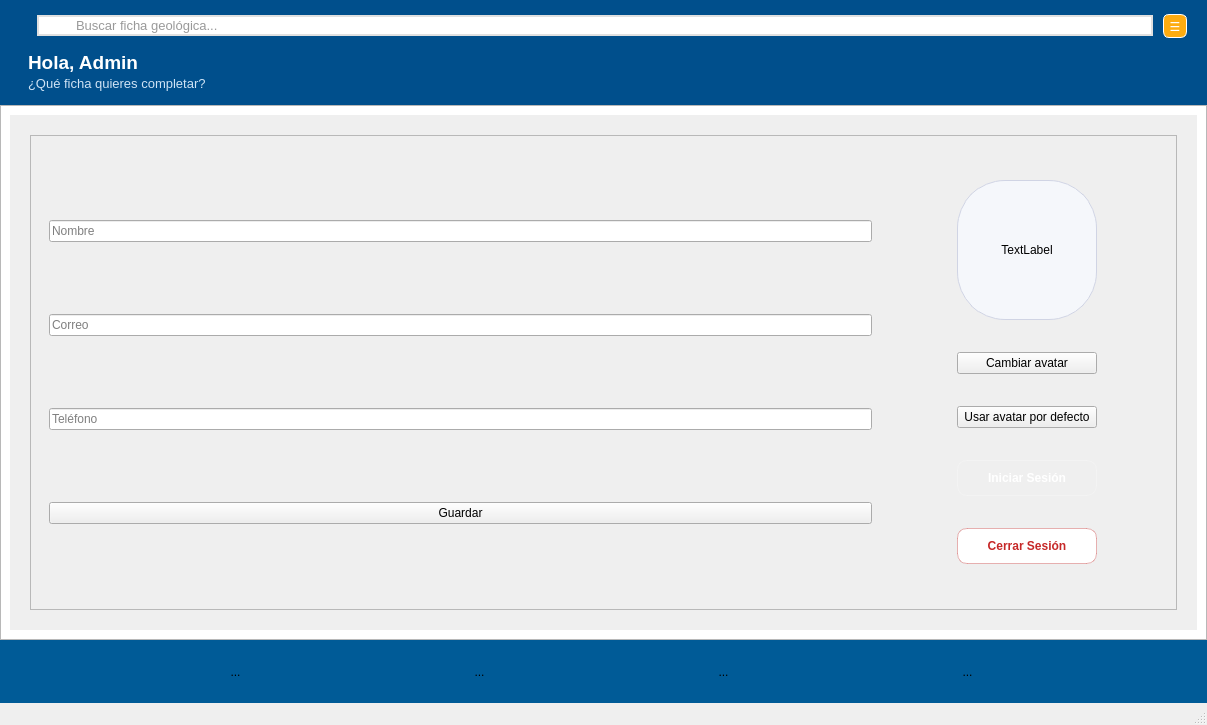
<?xml version="1.0" encoding="UTF-8"?>
<ui version="4.0">
 <class>PerfilWindow</class>
 <widget class="QMainWindow" name="PerfilWindow">
  <property name="geometry">
   <rect>
    <x>0</x>
    <y>0</y>
    <width>1207</width>
    <height>725</height>
   </rect>
  </property>
  <property name="windowTitle">
   <string>Perfil</string>
  </property>
  <widget class="QWidget" name="centralwidget">
   <property name="sizePolicy">
    <sizepolicy hsizetype="Expanding" vsizetype="Expanding">
     <horstretch>0</horstretch>
     <verstretch>0</verstretch>
    </sizepolicy>
   </property>
   <layout class="QVBoxLayout" name="verticalLayout_4">
    <property name="leftMargin">
     <number>0</number>
    </property>
    <property name="topMargin">
     <number>0</number>
    </property>
    <property name="rightMargin">
     <number>0</number>
    </property>
    <property name="bottomMargin">
     <number>0</number>
    </property>
    <item>
     <widget class="QFrame" name="frameMain">
      <property name="sizePolicy">
       <sizepolicy hsizetype="Expanding" vsizetype="Expanding">
        <horstretch>0</horstretch>
        <verstretch>0</verstretch>
       </sizepolicy>
      </property>
      <property name="styleSheet">
       <string notr="true">QFrame#frameMain{
    background: #ffffff;
    border: none;
}
</string>
      </property>
      <property name="frameShape">
       <enum>QFrame::Shape::StyledPanel</enum>
      </property>
      <property name="frameShadow">
       <enum>QFrame::Shadow::Raised</enum>
      </property>
      <layout class="QVBoxLayout" name="verticalLayout">
       <property name="spacing">
        <number>0</number>
       </property>
       <property name="leftMargin">
        <number>0</number>
       </property>
       <property name="topMargin">
        <number>0</number>
       </property>
       <property name="rightMargin">
        <number>0</number>
       </property>
       <property name="bottomMargin">
        <number>0</number>
       </property>
       <item>
        <widget class="QFrame" name="frameHeader">
         <property name="sizePolicy">
          <sizepolicy hsizetype="Preferred" vsizetype="Expanding">
           <horstretch>0</horstretch>
           <verstretch>0</verstretch>
          </sizepolicy>
         </property>
         <property name="minimumSize">
          <size>
           <width>0</width>
           <height>0</height>
          </size>
         </property>
         <property name="maximumSize">
          <size>
           <width>16777215</width>
           <height>16777215</height>
          </size>
         </property>
         <property name="styleSheet">
          <string notr="true">QFrame#frameHeader {
    background-color: #004F8C;
    border: none;
}

QLabel {
    color: white;
}

QToolButton#btnMenu {

    color: white;

}

QLabel#lblSubGreeting {
    color: #CFE3F5;
}

</string>
         </property>
         <property name="frameShape">
          <enum>QFrame::Shape::StyledPanel</enum>
         </property>
         <property name="frameShadow">
          <enum>QFrame::Shadow::Raised</enum>
         </property>
         <layout class="QVBoxLayout" name="verticalLayout_2">
          <property name="spacing">
           <number>5</number>
          </property>
          <property name="leftMargin">
           <number>20</number>
          </property>
          <property name="topMargin">
           <number>10</number>
          </property>
          <property name="rightMargin">
           <number>20</number>
          </property>
          <property name="bottomMargin">
           <number>10</number>
          </property>
          <item>
           <layout class="QHBoxLayout" name="topBarLayout">
            <property name="spacing">
             <number>10</number>
            </property>
            <property name="topMargin">
             <number>4</number>
            </property>
            <property name="bottomMargin">
             <number>4</number>
            </property>
            <item>
             <widget class="QLabel" name="lblLogo">
              <property name="sizePolicy">
               <sizepolicy hsizetype="Fixed" vsizetype="Fixed">
                <horstretch>0</horstretch>
                <verstretch>0</verstretch>
               </sizepolicy>
              </property>
              <property name="maximumSize">
               <size>
                <width>80</width>
                <height>80</height>
               </size>
              </property>
              <property name="styleSheet">
               <string notr="true">QLabel#lblLogo {
    background-color: transparent;
}
</string>
              </property>
              <property name="text">
               <string/>
              </property>
              <property name="pixmap">
               <pixmap resource="resources.qrc">:/images/images/logo_tierra_borde_blanco.png</pixmap>
              </property>
              <property name="scaledContents">
               <bool>true</bool>
              </property>
             </widget>
            </item>
            <item>
             <widget class="QLineEdit" name="lineSearch">
              <property name="sizePolicy">
               <sizepolicy hsizetype="Expanding" vsizetype="Fixed">
                <horstretch>0</horstretch>
                <verstretch>0</verstretch>
               </sizepolicy>
              </property>
              <property name="minimumSize">
               <size>
                <width>0</width>
                <height>0</height>
               </size>
              </property>
              <property name="maximumSize">
               <size>
                <width>16777215</width>
                <height>16777215</height>
               </size>
              </property>
              <property name="font">
               <font>
                <pointsize>10</pointsize>
                <kerning>true</kerning>
               </font>
              </property>
              <property name="styleSheet">
               <string notr="true">QLineEdit#lineSearch {
    background-color: #FFFFFF;
    border: 2px solid #E0E0E0;
    border-radius: 14px;
    padding-left: 35px; /* espacio para el icono del buscador */
    font-size: 10pt;
    color: #333333;
}

QLineEdit#lineSearch::placeholder {
    color: #7A8CA4;
}
</string>
              </property>
              <property name="placeholderText">
               <string>Buscar ficha geológica...</string>
              </property>
             </widget>
            </item>
            <item>
             <widget class="QToolButton" name="btnMenu">
              <property name="minimumSize">
               <size>
                <width>24</width>
                <height>24</height>
               </size>
              </property>
              <property name="maximumSize">
               <size>
                <width>32</width>
                <height>32</height>
               </size>
              </property>
              <property name="toolTip">
               <string>&lt;html&gt;&lt;head/&gt;&lt;body&gt;&lt;p&gt;Abrir menú&lt;/p&gt;&lt;/body&gt;&lt;/html&gt;</string>
              </property>
              <property name="styleSheet">
               <string notr="true">QToolButton#btnMenu {
    background: #fdac11;
    border-radius: 6px;
    color: #FFFFFF;
    border: 1px solid  #FFFFFF;
}
QToolButton#btnMenu:hover {
    background-color: #fcc253;
    border-radius: 6px;
}
</string>
              </property>
              <property name="text">
               <string>☰</string>
              </property>
              <property name="iconSize">
               <size>
                <width>24</width>
                <height>24</height>
               </size>
              </property>
              <property name="autoRaise">
               <bool>true</bool>
              </property>
             </widget>
            </item>
           </layout>
          </item>
          <item>
           <widget class="QFrame" name="greetingLayout">
            <property name="styleSheet">
             <string notr="true">QFrame#greetingLayout {
    background: transparent;
    border: none;
}</string>
            </property>
            <property name="frameShape">
             <enum>QFrame::Shape::NoFrame</enum>
            </property>
            <property name="frameShadow">
             <enum>QFrame::Shadow::Raised</enum>
            </property>
            <layout class="QVBoxLayout" name="verticalLayout_3">
             <property name="spacing">
              <number>2</number>
             </property>
             <property name="leftMargin">
              <number>8</number>
             </property>
             <property name="topMargin">
              <number>4</number>
             </property>
             <property name="rightMargin">
              <number>8</number>
             </property>
             <property name="bottomMargin">
              <number>4</number>
             </property>
             <item>
              <widget class="QLabel" name="lblGreeting">
               <property name="sizePolicy">
                <sizepolicy hsizetype="Preferred" vsizetype="Fixed">
                 <horstretch>0</horstretch>
                 <verstretch>0</verstretch>
                </sizepolicy>
               </property>
               <property name="font">
                <font>
                 <pointsize>14</pointsize>
                 <bold>true</bold>
                </font>
               </property>
               <property name="styleSheet">
                <string notr="true">background: transparent;
</string>
               </property>
               <property name="locale">
                <locale language="Spanish" country="Spain"/>
               </property>
               <property name="text">
                <string>&lt;html&gt;&lt;head/&gt;&lt;body&gt;&lt;p&gt;Hola, Admin&lt;/p&gt;&lt;/body&gt;&lt;/html&gt;</string>
               </property>
              </widget>
             </item>
             <item>
              <widget class="QLabel" name="lblSubGreeting">
               <property name="sizePolicy">
                <sizepolicy hsizetype="Preferred" vsizetype="Fixed">
                 <horstretch>0</horstretch>
                 <verstretch>0</verstretch>
                </sizepolicy>
               </property>
               <property name="font">
                <font>
                 <pointsize>10</pointsize>
                 <bold>false</bold>
                </font>
               </property>
               <property name="styleSheet">
                <string notr="true">background: transparent;
</string>
               </property>
               <property name="text">
                <string>&lt;html&gt;&lt;head/&gt;&lt;body&gt;&lt;p&gt;¿Qué ficha quieres completar?&lt;/p&gt;&lt;/body&gt;&lt;/html&gt;</string>
               </property>
              </widget>
             </item>
            </layout>
           </widget>
          </item>
         </layout>
        </widget>
       </item>
       <item>
        <widget class="QFrame" name="FrameContent">
         <property name="sizePolicy">
          <sizepolicy hsizetype="Expanding" vsizetype="Expanding">
           <horstretch>0</horstretch>
           <verstretch>1</verstretch>
          </sizepolicy>
         </property>
         <property name="styleSheet">
          <string notr="true">/* ========= BASE (solo dentro de FrameContent) ========= */
QFrame#FrameContent {
    background: #FFFFFF;
}

/* Evita “fondos raros” del scroll (viewport) */
QScrollArea#scrollAreaContent,
QScrollArea#scrollAreaContent::viewport,
QWidget#scrollWidget,
QWidget#scrollAreaWidgetContents {
    background: #FFFFFF;
    border: none;
}

/* ========= TARJETA / CONTENEDOR ========= */
QFrame#frameProfileCard {
    background: #FFFFFF;
    border: 1px solid rgba(0, 83, 129, 45);   /* azul oscuro suave */
    border-top: 4px solid #FEAC10;            /* naranja */
    border-radius: 18px;
}

/* ========= INPUTS ========= */
QLineEdit {
    background: #FFFFFF;
    border: 1px solid rgba(0, 83, 129, 28);
    border-radius: 10px;
    padding: 10px 12px;
    color: #0B1F33;
}

QLineEdit:hover {
    border: 1px solid rgba(0, 141, 186, 70);  /* celeste */
}

QLineEdit:focus {
    border: 2px solid #008DBA;                /* celeste */
    padding: 9px 11px;                        /* compensa el borde 2px */
}

/* ========= BOTONES (base) ========= */
QPushButton {
    border-radius: 12px;
    padding: 10px 14px;
    font-weight: 600;
}

/* Guardar (primario) */
QPushButton#btnSaveProfile {
    background: #005381;                      /* azul oscuro */
    color: white;
    border: 1px solid rgba(0,0,0,20);
    border-left: 12px solid #FEAC10;          /* acento naranja visible */
    padding-left: 18px;
}

QPushButton#btnSaveProfile:hover {
    background: #008DBA;                      /* celeste */
}

QPushButton#btnSaveProfile:pressed {
    background: #00456B;
}

/* Cambiar avatar (secundario outline) */
QPushButton#btnChangeAvatar {
    background: transparent;
    color: #005381;
    border: 2px solid #008DBA;                /* celeste */
}

QPushButton#btnChangeAvatar:hover {
    background: rgba(0, 141, 186, 10);
}

QPushButton#btnChangeAvatar:pressed {
    background: rgba(0, 141, 186, 18);
}

/* ========= AVATAR ========= */
QLabel#lblAvatar {
    background: #FFFFFF;
    border: 2px solid rgba(254, 172, 16, 95); /* naranja */
    border-radius: 14px;
}


/* Reset avatar (terciario) */
QPushButton#btnResetAvatar {
    background: transparent;
    color: #7A8CA4;
    border: 1px solid rgba(0, 83, 129, 25);
}

QPushButton#btnResetAvatar:hover {
    background: rgba(0, 141, 186, 10);
    color: #005381;
}

QPushButton#btnResetAvatar:pressed {
    background: rgba(0, 141, 186, 18);
}</string>
         </property>
         <property name="frameShape">
          <enum>QFrame::Shape::StyledPanel</enum>
         </property>
         <property name="frameShadow">
          <enum>QFrame::Shadow::Raised</enum>
         </property>
         <layout class="QVBoxLayout" name="verticalLayout_5">
          <item>
           <widget class="QScrollArea" name="scrollAreaContent">
            <property name="frameShape">
             <enum>QFrame::Shape::NoFrame</enum>
            </property>
            <property name="horizontalScrollBarPolicy">
             <enum>Qt::ScrollBarPolicy::ScrollBarAlwaysOff</enum>
            </property>
            <property name="widgetResizable">
             <bool>true</bool>
            </property>
            <property name="alignment">
             <set>Qt::AlignmentFlag::AlignHCenter|Qt::AlignmentFlag::AlignTop</set>
            </property>
            <widget class="QWidget" name="scrollWidget">
             <property name="geometry">
              <rect>
               <x>0</x>
               <y>0</y>
               <width>1187</width>
               <height>419</height>
              </rect>
             </property>
             <property name="sizePolicy">
              <sizepolicy hsizetype="Expanding" vsizetype="Preferred">
               <horstretch>0</horstretch>
               <verstretch>0</verstretch>
              </sizepolicy>
             </property>
             <layout class="QVBoxLayout" name="verticalLayout_14">
              <property name="spacing">
               <number>12</number>
              </property>
              <property name="sizeConstraint">
               <enum>QLayout::SizeConstraint::SetMinAndMaxSize</enum>
              </property>
              <property name="leftMargin">
               <number>20</number>
              </property>
              <property name="topMargin">
               <number>20</number>
              </property>
              <property name="rightMargin">
               <number>20</number>
              </property>
              <property name="bottomMargin">
               <number>20</number>
              </property>
              <item>
               <widget class="QFrame" name="frameProfileCard">
                <property name="frameShape">
                 <enum>QFrame::Shape::StyledPanel</enum>
                </property>
                <property name="frameShadow">
                 <enum>QFrame::Shadow::Raised</enum>
                </property>
                <layout class="QHBoxLayout" name="horizontalLayout_2" stretch="3,1">
                 <item>
                  <widget class="QWidget" name="widget_2" native="true">
                   <layout class="QVBoxLayout" name="verticalLayout_7">
                    <item>
                     <widget class="QLineEdit" name="txtName">
                      <property name="placeholderText">
                       <string>Nombre</string>
                      </property>
                     </widget>
                    </item>
                    <item>
                     <widget class="QLineEdit" name="txtEmail">
                      <property name="placeholderText">
                       <string>Correo</string>
                      </property>
                     </widget>
                    </item>
                    <item>
                     <widget class="QLineEdit" name="txtPhone">
                      <property name="placeholderText">
                       <string>Teléfono</string>
                      </property>
                     </widget>
                    </item>
                    <item>
                     <widget class="QPushButton" name="btnSaveProfile">
                      <property name="text">
                       <string>Guardar</string>
                      </property>
                     </widget>
                    </item>
                   </layout>
                  </widget>
                 </item>
                 <item>
                  <widget class="QWidget" name="widget" native="true">
                   <layout class="QGridLayout" name="gridLayout">
                    <item row="4" column="0">
                     <widget class="QPushButton" name="btnCloseSesion">
                      <property name="mouseTracking">
                       <bool>true</bool>
                      </property>
                      <property name="styleSheet">
                       <string notr="true">QPushButton#btnCloseSesion {
    background: #FFFFFF;
    color: #C62828;
    border: 1px solid rgba(198,40,40,0.35);
    border-radius: 10px;
    padding: 10px 14px;
    font-weight: 600;
}
QPushButton#btnCloseSesion:hover {
    background: rgba(198,40,40,0.08);
}
QPushButton#btnCloseSesion:pressed {
    background: rgba(198,40,40,0.14);
}
QPushButton#btnCloseSesion:disabled {
    color: rgba(198,40,40,0.35);
    border-color: rgba(198,40,40,0.18);
    background: #F7F8FA;
}
</string>
                      </property>
                      <property name="text">
                       <string>Cerrar Sesión</string>
                      </property>
                     </widget>
                    </item>
                    <item row="0" column="0">
                     <widget class="QLabel" name="lblAvatar">
                      <property name="minimumSize">
                       <size>
                        <width>96</width>
                        <height>96</height>
                       </size>
                      </property>
                      <property name="maximumSize">
                       <size>
                        <width>140</width>
                        <height>140</height>
                       </size>
                      </property>
                      <property name="styleSheet">
                       <string notr="true">background:#F5F7FB;
border:1px solid #D0D4E4;
border-radius:48px;
</string>
                      </property>
                      <property name="text">
                       <string>TextLabel</string>
                      </property>
                      <property name="scaledContents">
                       <bool>true</bool>
                      </property>
                      <property name="alignment">
                       <set>Qt::AlignmentFlag::AlignCenter</set>
                      </property>
                     </widget>
                    </item>
                    <item row="1" column="0">
                     <widget class="QPushButton" name="btnChangeAvatar">
                      <property name="text">
                       <string>Cambiar avatar</string>
                      </property>
                     </widget>
                    </item>
                    <item row="2" column="0">
                     <widget class="QPushButton" name="btnResetAvatar">
                      <property name="text">
                       <string>Usar avatar por defecto</string>
                      </property>
                     </widget>
                    </item>
                    <item row="3" column="0">
                     <widget class="QPushButton" name="btnOpenSesion">
                      <property name="mouseTracking">
                       <bool>true</bool>
                      </property>
                      <property name="styleSheet">
                       <string notr="true">QPushButton#btnOpenSesion {
    background-color: qlineargradient(
        x1:0, y1:0, x2:0, y2:1,
        stop:0 #147AA6,
        stop:1 #0E5A7A
    );
    color: #FFFFFF;
    border: 1px solid rgba(255,255,255,0.22);
    border-radius: 10px;
    padding: 10px 14px;
    font-weight: 600;
}

QPushButton#btnOpenSesion:hover {
    background-color: qlineargradient(
        x1:0, y1:0, x2:0, y2:1,
        stop:0 #1A8CC0,
        stop:1 #11709A
    );
}

QPushButton#btnOpenSesion:pressed {
    background-color: #0B4761;
}

QPushButton#btnOpenSesion:disabled {
    background-color: #E8EEF3;
    color: rgba(27,42,78,0.45);
    border: 1px solid rgba(208,212,228,0.9);
}
</string>
                      </property>
                      <property name="text">
                       <string>Iniciar Sesión</string>
                      </property>
                     </widget>
                    </item>
                   </layout>
                  </widget>
                 </item>
                </layout>
               </widget>
              </item>
             </layout>
            </widget>
           </widget>
          </item>
         </layout>
        </widget>
       </item>
       <item>
        <widget class="QFrame" name="frameFooter">
         <property name="sizePolicy">
          <sizepolicy hsizetype="Preferred" vsizetype="Fixed">
           <horstretch>0</horstretch>
           <verstretch>0</verstretch>
          </sizepolicy>
         </property>
         <property name="styleSheet">
          <string notr="true">QFrame#frameFooter {
    background-color: #005B97;  /* Azul igual al header */
    border: none;
    padding: 8px;
}

QToolButton {
    background: transparent;
    border: none;
    padding: 10px;
    icon-size: 28px;
}

QToolButton:hover {
    background-color: rgba(255, 255, 255, 0.15);
    border-radius: 6px;
}
</string>
         </property>
         <property name="frameShape">
          <enum>QFrame::Shape::StyledPanel</enum>
         </property>
         <property name="frameShadow">
          <enum>QFrame::Shadow::Raised</enum>
         </property>
         <layout class="QHBoxLayout" name="horizontalLayout">
          <property name="topMargin">
           <number>5</number>
          </property>
          <property name="bottomMargin">
           <number>5</number>
          </property>
          <item>
           <widget class="QToolButton" name="btnHome">
            <property name="text">
             <string>...</string>
            </property>
            <property name="icon">
             <iconset resource="resources.qrc">
              <normaloff>:/icons/images/home.png</normaloff>:/icons/images/home.png</iconset>
            </property>
           </widget>
          </item>
          <item>
           <widget class="QToolButton" name="btnMap">
            <property name="text">
             <string>...</string>
            </property>
            <property name="icon">
             <iconset resource="resources.qrc">
              <normaloff>:/icons/images/location.png</normaloff>:/icons/images/location.png</iconset>
            </property>
           </widget>
          </item>
          <item>
           <widget class="QToolButton" name="btnDocs">
            <property name="text">
             <string>...</string>
            </property>
            <property name="icon">
             <iconset resource="resources.qrc">
              <normaloff>:/icons/images/description.png</normaloff>:/icons/images/description.png</iconset>
            </property>
           </widget>
          </item>
          <item>
           <widget class="QToolButton" name="btnProfile">
            <property name="text">
             <string>...</string>
            </property>
            <property name="icon">
             <iconset resource="resources.qrc">
              <normaloff>:/icons/images/account_circle.png</normaloff>:/icons/images/account_circle.png</iconset>
            </property>
           </widget>
          </item>
         </layout>
        </widget>
       </item>
      </layout>
     </widget>
    </item>
   </layout>
  </widget>
  <widget class="QMenuBar" name="menubar">
   <property name="geometry">
    <rect>
     <x>0</x>
     <y>0</y>
     <width>1207</width>
     <height>21</height>
    </rect>
   </property>
  </widget>
  <widget class="QStatusBar" name="statusbar"/>
 </widget>
 <resources>
  <include location="resources.qrc"/>
 </resources>
 <connections/>
</ui>
